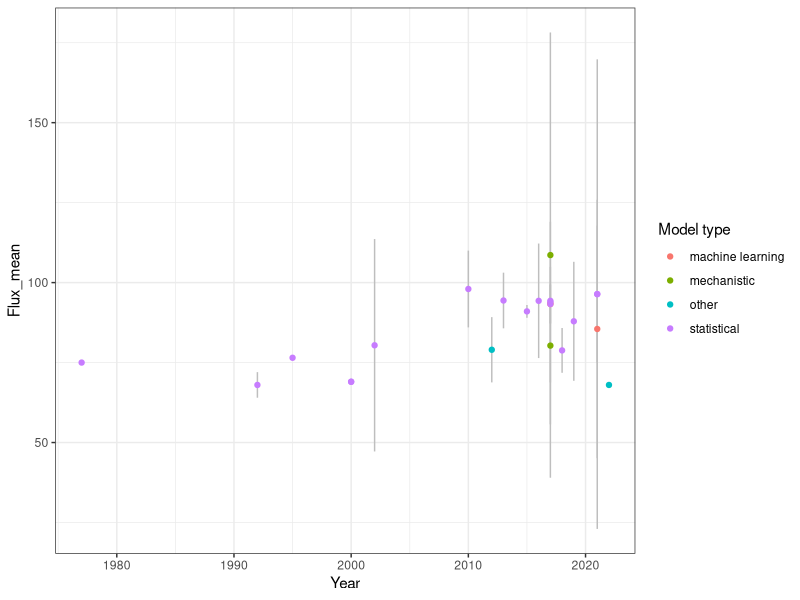
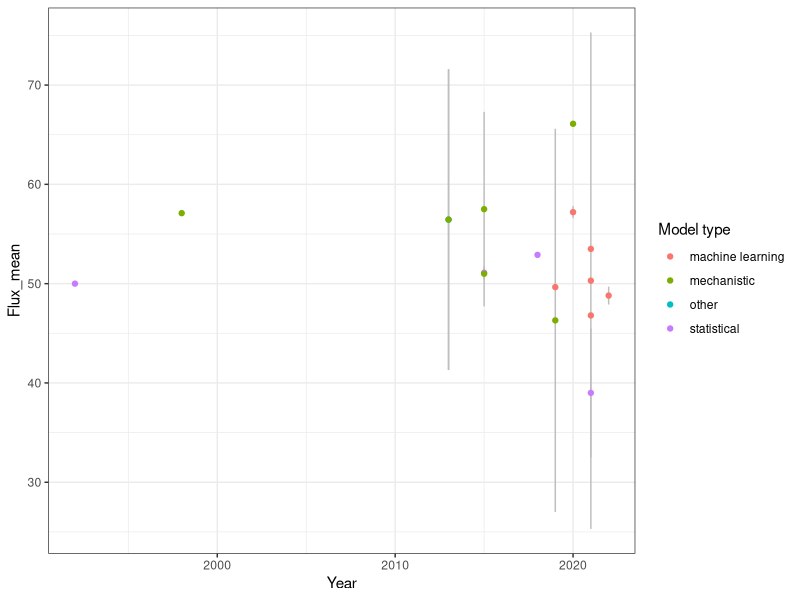

Source code (R) for these figures, in order:
# Estimates of global Rh and Rs based on ResCOM spreadsheet

library(readr)
library(ggplot2)
theme_set(theme_bw())

dat <- read_csv("ResCom_ Global Respiration estimates and trends - Sheet1.csv", skip = 1)

# Extract "xxxx (yyyy)" into a year column
year_locs <- regexpr("[0-9]{4}", dat$Citation)
years <- sapply(seq_along(year_locs), function(x) {
  if(isTRUE(year_locs[x] > 0)) {
    substr(dat$Citation[x], year_locs[x], year_locs[x] + attr(year_locs, "match.length")[x] - 1)
  } else {
    NA
  }
})
dat$Year <- as.integer(years)

# Handle flux entries that are "x to y"
dat$Flux_mean <- as.numeric(dat$`Mean or median\n(Pg C yr-1)`)
dat$Flux_sd <- as.numeric(dat$`Std\n(PgC yr-1)`)

have_to <- grep("to", dat$`Mean or median\n(Pg C yr-1)`)
split_vals <- strsplit(dat$`Mean or median\n(Pg C yr-1)`[have_to], " to ")
lows <- sapply(split_vals, function(x) as.numeric(x[1]))
highs <- sapply(split_vals, function(x) as.numeric(x[2]))

dat$Flux_mean[have_to] <- (lows + highs) / 2
dat$Flux_sd[have_to] <- (highs - lows) / 2

# Plots

dat <- subset(dat, !is.na(Flux_mean))

rs <- subset(dat, Flux == "Total Rs")

ggplot(rs, aes(Year, Flux_mean)) +  geom_linerange(aes(ymin = Flux_mean - Flux_sd, ymax = Flux_mean + Flux_sd), color= "grey") + geom_point(aes(color = `Model type`))

rh <- subset(dat, Flux == "Belowground Rh")

ggplot(rh, aes(Year, Flux_mean)) +  geom_linerange(aes(ymin = Flux_mean - Flux_sd, ymax = Flux_mean + Flux_sd), color= "grey") + geom_point(aes(color = `Model type`))

